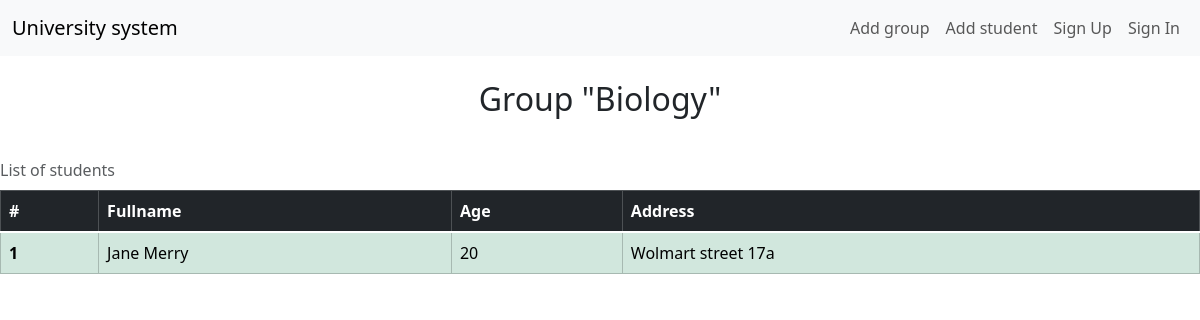
/group_list/Biology, run on an earlier commit of the app's database.
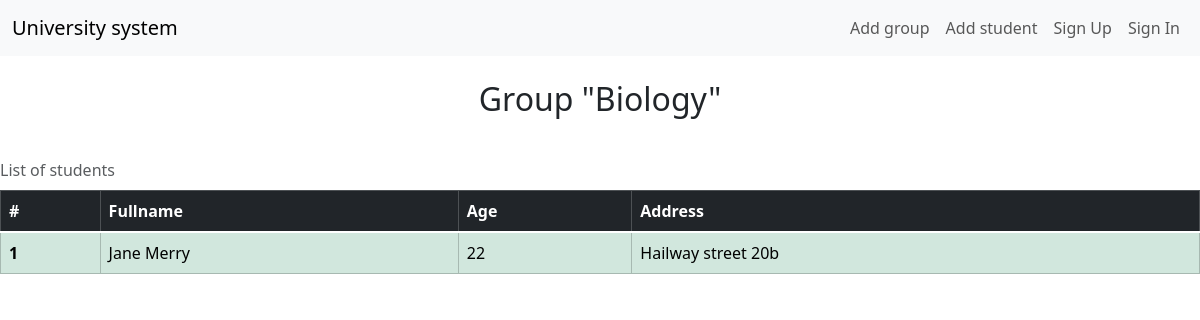
And on a later commit of the database.
### university_system/database/group.py (models this page shows, shortened)
class Group(base):
    __tablename__ = 'groups'
    id = Column(Integer, primary_key=True)
    group_name = Column(String)

### university_system/database/student.py (models this page shows, shortened)
class Student(base):
    __tablename__ = 'student'
    id = Column(Integer, primary_key=True)
    surname = Column(String)
    name = Column(String)
    age = Column(Integer)
    address = Column(String)
    group = Column(Integer, ForeignKey('groups.id'))

### university_system/routes.py (the view)
@app.get("/group_list/<group_name>")
def show_table_of_students_in_group(group_name: str) -> str:
    return render_template(
        "group_list.html",
        group_name=_get_data_about_group(group_name).group_name,
        all_students_in_group=_get_students_from_group(group_name),
        enumerate=enumerate
    )

### university_system/business_logic.py (called while the page is built)
def _get_data_about_group(group_name: str) -> Optional[Group]:
    return session.query(Group).where(Group.group_name == group_name).first()

def _get_students_from_group(group_name: str) -> Iterable[Student]:
    return session.query(Student).where(
        Student.group == _get_data_about_group(group_name).id
        ).all()

### university_system/templates/group_list.html
{% extends 'base.html' %}
{% block content %}
<br>
<h2 align="center">Group "{{ group_name }}"</h2><br>
<table class="table table-dark table-hover table-bordered caption-top">
    <caption>List of students</caption>
    <thead>
        <tr>
            <th scope="col">#</th>
            <th scope="col">Fullname</th>
            <th scope="col">Age</th>
            <th scope="col">Address</th>
        </tr>
    </thead>
    <tbody class="table-group-divider">
        {% for index, student in enumerate(all_students_in_group, 1) %}
            <tr class="table-success">
                <th scope="row">{{ index }}</th>
                <td>{{ student.surname}} {{ student.name }}</td>
                <td>{{ student.age}}</td>
                <td>{{ student.address}}</td>
            </tr>
        {% endfor %}
    </tbody>
</table>
{% endblock %}

### university_system/templates/base.html (shortened to what this page needs)
<!DOCTYPE html>
<html lang="en">
<head>
    {% from 'bootstrap5/nav.html' import render_nav_item %}
    {% from 'bootstrap5/utils.html' import render_messages %}
    {% block styles %}
        {{ bootstrap.load_css() }}
    {% endblock %}
</head>
<body>
    <nav class="navbar navbar-expand-lg bg-body-tertiary">
        <div class="container-fluid">
            <a class="navbar-brand" href="/">University system</a>
            <div class="navbar-nav mr-auto">
                {{ render_nav_item('add_new_group', 'Add group') }}
                {{ render_nav_item('add_student_to_group', 'Add student') }}
                {% if current_user.is_authenticated %}
                    {{ render_nav_item('logout', 'Sign Out') }}
                {% else %}
                    {{ render_nav_item('signup', 'Sign Up') }}
                    {{ render_nav_item('login', 'Sign In') }}
                {% endif %}
            </div>
        </div>
    </nav>
    {% block content %}{% endblock %}
</body>
</html>

What changed in the data, as far as the page shows it:
changed Student "Jane": age "20" → "22"; address "Wolmart street 17a" → "Hailway street 20b"
